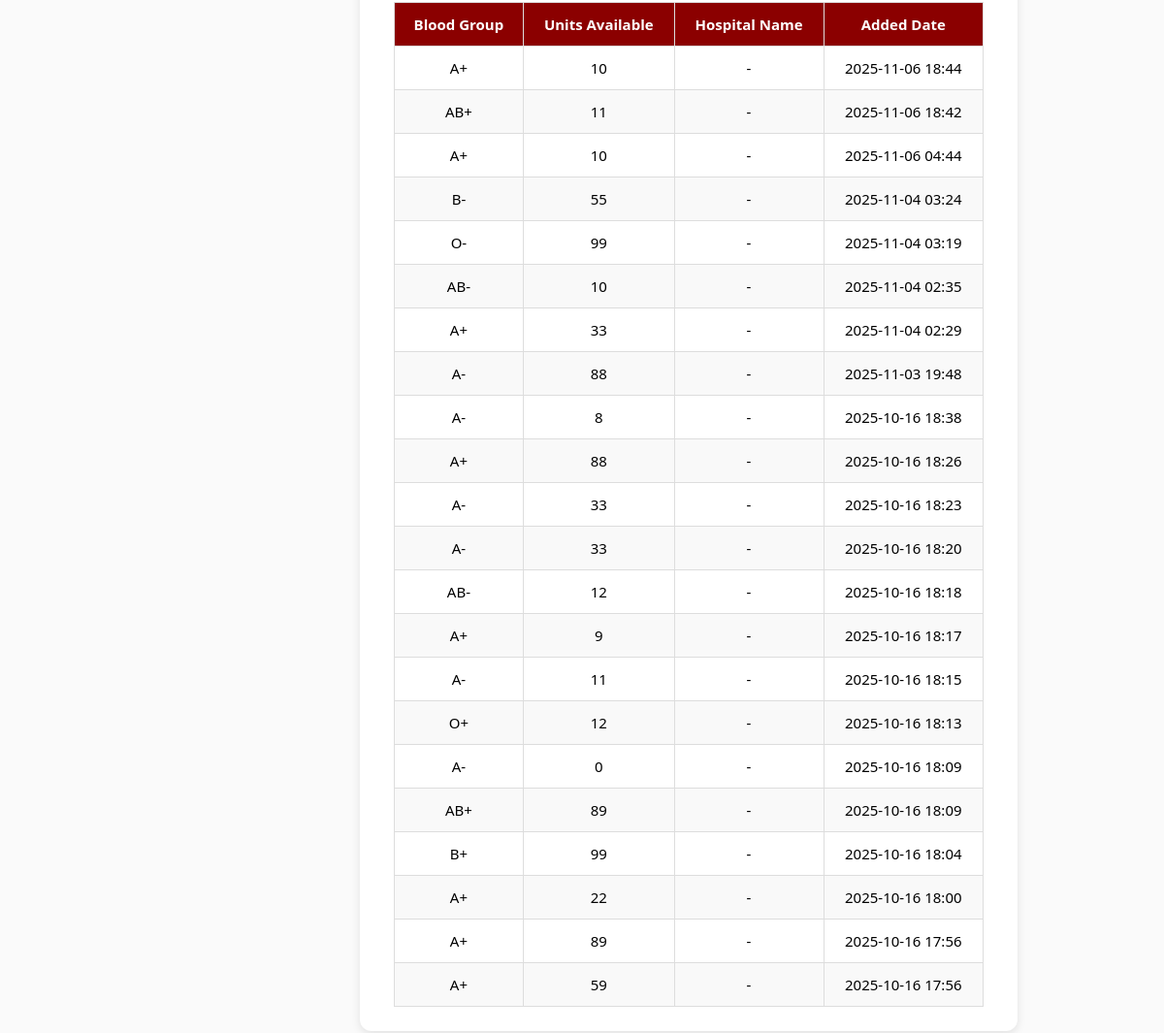
The page /recipient/search_blood/ (signed in) on the database its author committed.
### blood_bank_app/models.py (models this page shows, shortened)
class BloodStock(models.Model):
    BLOOD_GROUP_CHOICES = [
        ('A+', 'A+'), ('A-', 'A-'),
        ('B+', 'B+'), ('B-', 'B-'),
        ('AB+', 'AB+'), ('AB-', 'AB-'),
        ('O+', 'O+'), ('O-', 'O-'),
    ]
    bloodgroup = models.CharField(max_length=3, choices=BLOOD_GROUP_CHOICES)
    unit = models.PositiveIntegerField()
    added_at = models.DateTimeField(auto_now_add=True)

### blood_bank_app/views.py (the view)
# urls.py: path('recipient/search_blood/', views.search_blood, name='search_blood'),
@login_required
def search_blood(request):
    query = request.GET.get('q', '').strip()
    blood_stock = BloodStock.objects.all().order_by('-added_at')
    if query:
        blood_stock = blood_stock.filter(bloodgroup__icontains=query)
    return render(request, 'recipient/search_blood.html', {
        'blood_stock': blood_stock,
        'query': query,
    })

### blood_bank_app/templates/recipient/search_blood.html (shortened to what this page needs)
{% extends 'master.html' %}
{% block content %}
<div class="main-content">
    {% if blood_stock %}
    <div class="section">
        <table>
            <thead>
                <tr>
                    <th>Blood Group</th>
                    <th>Units Available</th>
                    <th>Hospital Name</th>
                    <th>Added Date</th>
                </tr>
            </thead>
            <tbody>
                {% for blood in blood_stock %}
                <tr>
                    <td>{{ blood.bloodgroup }}</td>
                    <td>{{ blood.unit }}</td>
                    <td>{{ blood.hospital_name|default:"-" }}</td>
                    <td>{{ blood.added_at|date:"Y-m-d H:i" }}</td>
                </tr>
                {% endfor %}
            </tbody>
        </table>
    </div>
    {% else %}
        <p>No matching blood found.</p>
    {% endif %}
</div>
{% endblock %}

### blood_bank_app/static/css/blood_bank.css (style rules this page uses)
body { display: flex; flex-direction: column; justify-content: center; align-items: center; height: 100vh; margin: 0; background-color:#FAFAFA; }

### blood_bank_app/templates/recipient/search_blood.html (style rules this page uses)
body, html { margin: 0; padding: 0; font-family: 'Segoe UI', sans-serif; background: #FAFAFA; }
.main-content { margin-left: 220px; padding: 140px 40px 40px; display: flex; flex-direction: column; align-items: center; }
.section { width: 100%; max-width: 900px; background: white; border-radius: 12px; padding: 25px 35px; box-shadow: 0 3px 10px rgba(0,0,0,0.1); }
table { width: 100%; border-collapse: collapse; }
th, td { border: 1px solid #ddd; padding: 12px; text-align: center; font-size: 15px; }
th { background-color: #8B0000; color: white; }
tr:nth-child(even) { background-color: #f9f9f9; }

### rows shown on the page
BloodStock: bloodgroup "A+", unit "10", hospital_name "-", added_at "2025-11-06 18:44"
BloodStock: bloodgroup "AB+", unit "11", hospital_name "-", added_at "2025-11-06 18:42"
BloodStock: bloodgroup "A+", unit "10", hospital_name "-", added_at "2025-11-06 04:44"
BloodStock: bloodgroup "B-", unit "55", hospital_name "-", added_at "2025-11-04 03:24"
BloodStock: bloodgroup "O-", unit "99", hospital_name "-", added_at "2025-11-04 03:19"
BloodStock: bloodgroup "AB-", unit "10", hospital_name "-", added_at "2025-11-04 02:35"
BloodStock: bloodgroup "A+", unit "33", hospital_name "-", added_at "2025-11-04 02:29"
BloodStock: bloodgroup "A-", unit "88", hospital_name "-", added_at "2025-11-03 19:48"
BloodStock: bloodgroup "A-", unit "8", hospital_name "-", added_at "2025-10-16 18:38"
BloodStock: bloodgroup "A+", unit "88", hospital_name "-", added_at "2025-10-16 18:26"
BloodStock: bloodgroup "A-", unit "33", hospital_name "-", added_at "2025-10-16 18:23"
BloodStock: bloodgroup "A-", unit "33", hospital_name "-", added_at "2025-10-16 18:20"
BloodStock: bloodgroup "AB-", unit "12", hospital_name "-", added_at "2025-10-16 18:18"
BloodStock: bloodgroup "A+", unit "9", hospital_name "-", added_at "2025-10-16 18:17"
BloodStock: bloodgroup "A-", unit "11", hospital_name "-", added_at "2025-10-16 18:15"
BloodStock: bloodgroup "O+", unit "12", hospital_name "-", added_at "2025-10-16 18:13"
BloodStock: bloodgroup "A-", unit "0", hospital_name "-", added_at "2025-10-16 18:09"
BloodStock: bloodgroup "AB+", unit "89", hospital_name "-", added_at "2025-10-16 18:09"
BloodStock: bloodgroup "B+", unit "99", hospital_name "-", added_at "2025-10-16 18:04"
BloodStock: bloodgroup "A+", unit "22", hospital_name "-", added_at "2025-10-16 18:00"
BloodStock: bloodgroup "A+", unit "89", hospital_name "-", added_at "2025-10-16 17:56"
BloodStock: bloodgroup "A+", unit "59", hospital_name "-", added_at "2025-10-16 17:56"
